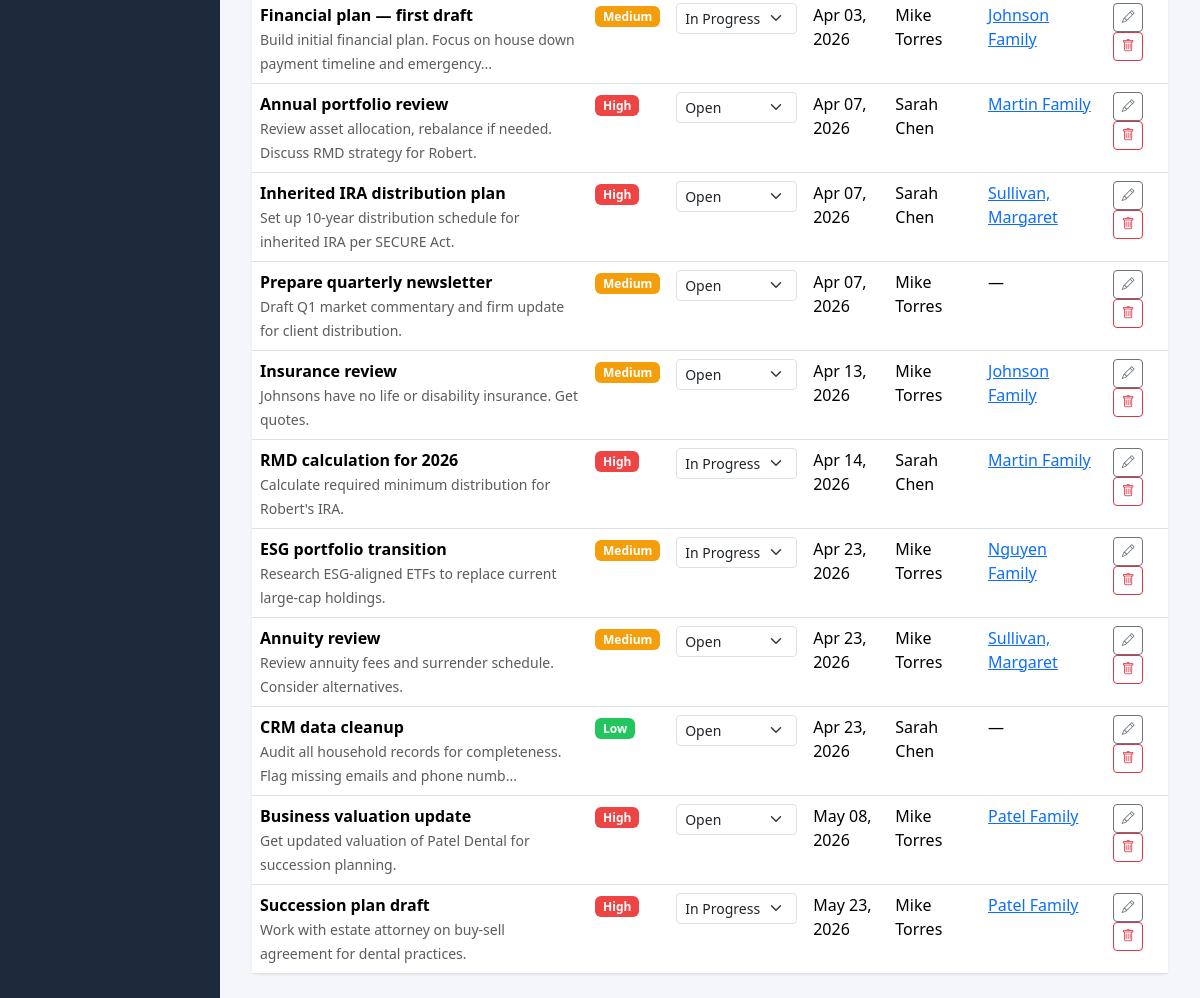
/tasks (lower part), run on an earlier commit of the app's database.
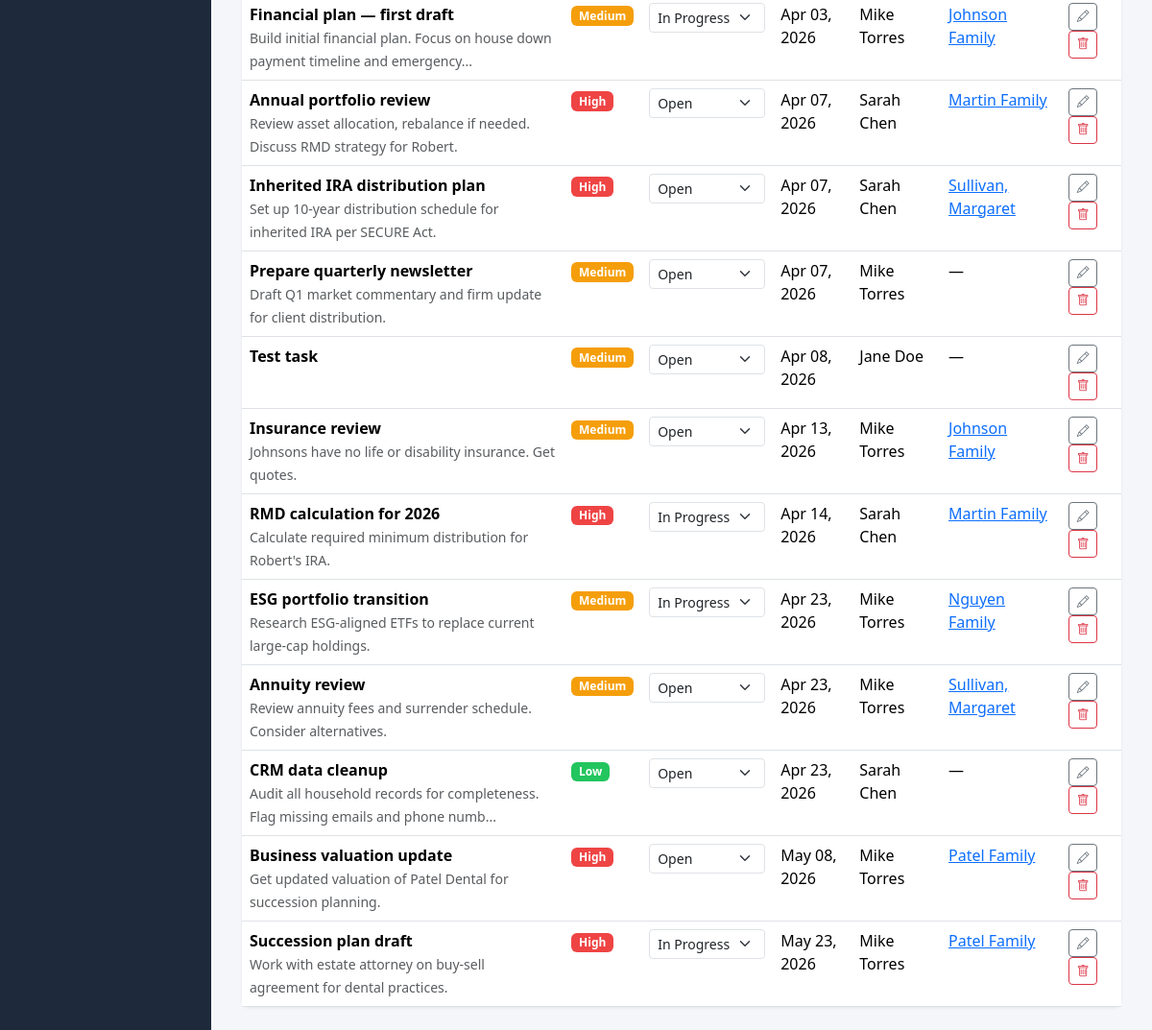
And on a later commit of the database.
### models.py (models this page shows, shortened)
class Task(db.Model):
    id = db.Column(db.Integer, primary_key=True)
    title = db.Column(db.String(300), nullable=False)
    description = db.Column(db.Text, default="")
    status = db.Column(db.String(20), default="Open")
    priority = db.Column(db.String(10), default="Medium")
    due_date = db.Column(db.Date, nullable=True)
    assigned_to = db.Column(db.String(100), default="")  # team member name
    household_id = db.Column(db.Integer, db.ForeignKey("household.id"), nullable=True)
    created_at = db.Column(db.DateTime, default=datetime.utcnow)

class Household(db.Model):
    id = db.Column(db.Integer, primary_key=True)
    name = db.Column(db.String(200), nullable=False)
    notes = db.Column(db.Text, default="")
    created_at = db.Column(db.DateTime, default=datetime.utcnow)
    people = db.relationship("Person", backref="household", lazy=True, cascade="all, delete-orphan")
    accounts = db.relationship("Account", backref="household", lazy=True, cascade="all, delete-orphan")
    tasks = db.relationship("Task", backref="household", lazy=True, cascade="all, delete-orphan")
    meetings = db.relationship("Meeting", backref="household", lazy=True, cascade="all, delete-orphan")

### app.py (the view)
@app.route("/tasks")
def task_list():
    status_filter = request.args.get("status", "")
    query = Task.query
    if status_filter:
        query = query.filter_by(status=status_filter)
    tasks = query.order_by(Task.due_date.asc().nullslast()).all()
    return render_template(
        "tasks.html",
        tasks=tasks,
        statuses=TASK_STATUSES,
        priorities=TASK_PRIORITIES,
        households=Household.query.order_by(Household.name).all(),
        users=User.query.filter_by(is_active=True).order_by(User.last_name).all(),
        current_status=status_filter,
    )

### models.py (called while the page is built)
    @property
    def full_name(self):
        return f"{self.first_name} {self.last_name}"

### templates/tasks.html (shortened to what this page needs)
{% extends "base.html" %}
{% block content %}
{% if tasks %}
<div class="card">
    <table class="table table-hover mb-0">
        <tbody>
        {% for t in tasks %}
        <tr>
            <td>
                <strong>{{ t.title }}</strong>
                {% if t.description %}<br><small class="text-muted">{{ t.description[:80] }}{{ '...' if t.description|length > 80 }}</small>{% endif %}
            </td>
            <td><span class="badge badge-priority-{{ t.priority }}">{{ t.priority }}</span></td>
            <td>
                <form method="POST" action="{{ url_for('task_status', id=t.id) }}" class="d-inline">
                    <select name="status" class="form-select form-select-sm" style="width:auto" onchange="this.form.submit()">
                        {% for s in statuses %}<option {% if t.status == s %}selected{% endif %}>{{ s }}</option>{% endfor %}
                    </select>
                </form>
            </td>
            <td>{{ t.due_date.strftime('%b %d, %Y') if t.due_date else '—' }}</td>
            <td>{{ t.assigned_to or '—' }}</td>
            <td>{% if t.household %}<a href="{{ url_for('household_detail', id=t.household_id) }}">{{ t.household.name }}</a>{% else %}—{% endif %}</td>
            <td>
                <button class="btn btn-outline-secondary btn-sm" data-bs-toggle="modal" data-bs-target="#editTask{{ t.id }}"><i class="bi bi-pencil"></i></button>
                <form method="POST" action="{{ url_for('task_delete', id=t.id) }}" class="d-inline" onsubmit="return confirm('Delete?')">
                    <button class="btn btn-outline-danger btn-sm"><i class="bi bi-trash"></i></button>
                </form>
            </td>
        </tr>
        {% endfor %}
        </tbody>
    </table>
</div>
{% else %}
<div class="card p-4 text-center text-muted">No tasks found.</div>
{% endif %}
{% endblock %}

### templates/base.html (shortened to what this page needs)
<!DOCTYPE html>
<html lang="en">
<head>
    <link href="https://cdn.jsdelivr.net/npm/bootstrap@5.3.2/dist/css/bootstrap.min.css" rel="stylesheet">
    <link href="https://cdn.jsdelivr.net/npm/bootstrap-icons@1.11.1/font/bootstrap-icons.css" rel="stylesheet">
</head>
<body>
    <nav class="sidebar">
    </nav>
    <div class="main-content">
        {% block content %}{% endblock %}
    </div>
</body>
</html>

### templates/base.html (style rules this page uses)
:root { --sidebar-width: 220px; }
body { background: #f5f6fa; font-family: 'Segoe UI', system-ui, sans-serif; }
.sidebar { position: fixed; top: 0; left: 0; bottom: 0; width: var(--sidebar-width); background: #1e293b; color: #fff; padding: 1.5rem 0; z-index: 100; }
.main-content { margin-left: var(--sidebar-width); padding: 1.5rem 2rem; }
.card { border: none; box-shadow: 0 1px 3px rgba(0,0,0,0.08); border-radius: 0.5rem; }
.badge-priority-High { background: #ef4444; }
.badge-priority-Medium { background: #f59e0b; }
.badge-priority-Low { background: #22c55e; }
.btn-sm { font-size: 0.8rem; }

What changed in the data, as far as the page shows it:
added Task: title "Test task", priority "Medium", status "Open", due_date "Apr 08, 2026", assigned_to "Jane Doe"
